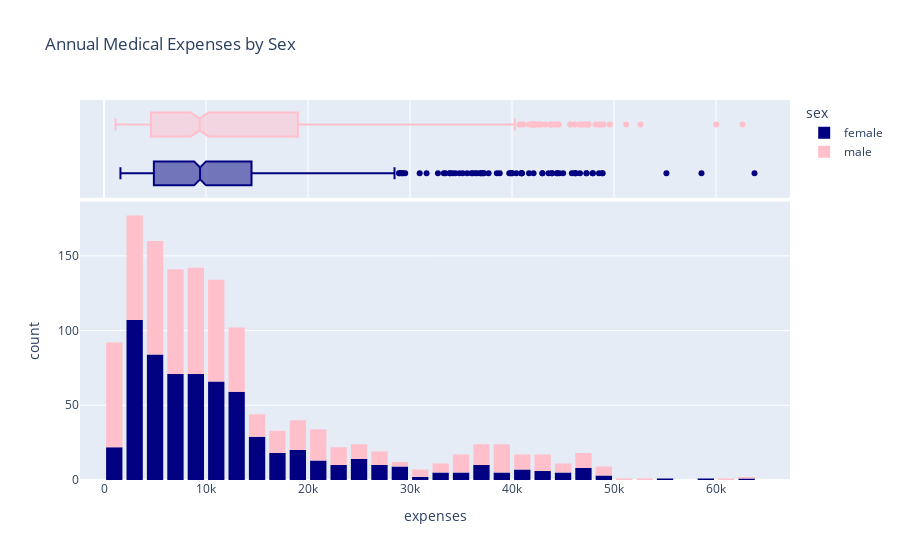

The code cell stored with this chart in its notebook:
### Markdown cell above
Here we can observe that the median expense of non-smokers is much less than the median expense of smokers, and for most customers, their annual expense is around 13k. We also see that the maximum cost of non-smokers is much less than the maximum of the smokers.

### Code cell
# Distribution of expense with gender
fig = px.histogram(df,
                    x="expenses",
                    marginal="box",
                    color="sex",
                    color_discrete_sequence=["navy", "pink"],
                    title="Annual Medical Expenses by Sex")

fig.update_layout(bargap=0.2)
fig.show()

### Figure 1 — Plotly figure (JSON) as saved in the notebook; plotly's stock layout.template omitted (floating-point values rounded to 4 significant figures; data arrays with more than 128 entries replaced by an {"elided": "..."} marker saying what was removed)
{"data": [{"alignmentgroup": "True", "bingroup": "x", "hovertemplate": "sex=female<br>expenses=%{x}<br>count=%{y}<extra></extra>", "legendgroup": "female", "marker": {"color": "navy", "pattern": {"shape": ""}}, "name": "female", "offsetgroup": "female", "orientation": "v", "showlegend": true, "type": "histogram", "x": {"elided": "662 float values"}, "xaxis": "x", "yaxis": "y"}, {"alignmentgroup": "True", "hovertemplate": "sex=female<br>expenses=%{x}<extra></extra>", "legendgroup": "female", "marker": {"color": "navy"}, "name": "female", "notched": true, "offsetgroup": "female", "showlegend": false, "type": "box", "x": {"elided": "662 float values"}, "xaxis": "x2", "yaxis": "y2"}, {"alignmentgroup": "True", "bingroup": "x", "hovertemplate": "sex=male<br>expenses=%{x}<br>count=%{y}<extra></extra>", "legendgroup": "male", "marker": {"color": "pink", "pattern": {"shape": ""}}, "name": "male", "offsetgroup": "male", "orientation": "v", "showlegend": true, "type": "histogram", "x": {"elided": "676 float values"}, "xaxis": "x", "yaxis": "y"}, {"alignmentgroup": "True", "hovertemplate": "sex=male<br>expenses=%{x}<extra></extra>", "legendgroup": "male", "marker": {"color": "pink"}, "name": "male", "notched": true, "offsetgroup": "male", "showlegend": false, "type": "box", "x": {"elided": "676 float values"}, "xaxis": "x2", "yaxis": "y2"}], "layout": {"autosize": true, "bargap": 0.2, "barmode": "relative", "legend": {"title": {"text": "sex"}, "tracegroupgap": 0}, "title": {"text": "Annual Medical Expenses by Sex"}, "xaxis": {"anchor": "y", "autorange": true, "domain": [0, 1], "range": [-2359.0, 67250.0], "title": {"text": "expenses"}, "type": "linear"}, "xaxis2": {"anchor": "y2", "autorange": true, "domain": [0, 1], "matches": "x", "range": [-2359.0, 67250.0], "showgrid": true, "showticklabels": false, "type": "linear"}, "yaxis": {"anchor": "x", "autorange": true, "domain": [0, 0.7326], "range": [0, 186.3], "title": {"text": "count"}}, "yaxis2": {"anchor": "x2", "autorange": true, "domain": [0.7426, 1], "matches": "y2", "range": [-0.5, 1.5], "showgrid": false, "showline": false, "showticklabels": false, "ticks": "", "type": "category"}}}
